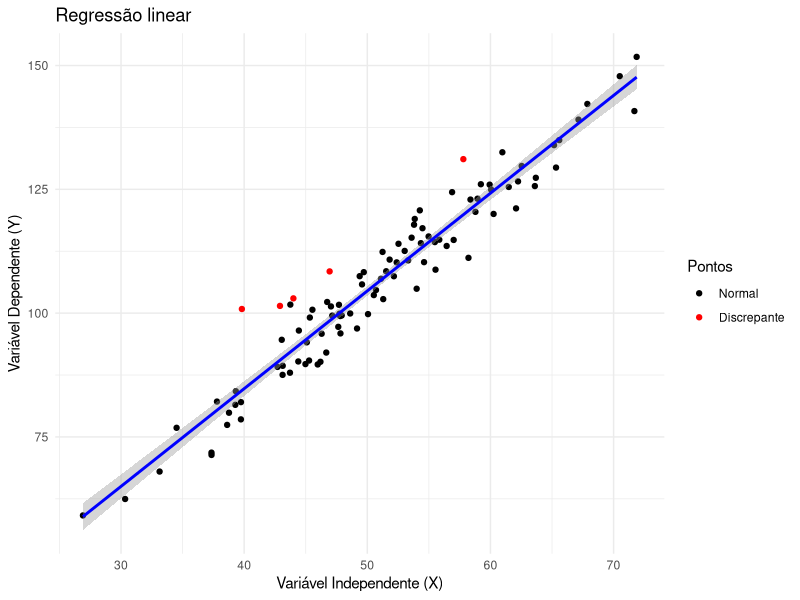

Here is the R script that generated this plot:
# Reprodutibilidade
set.seed(123)

# simulate X
X <- rnorm(100, mean = 50, sd = 10)

# simulate Y based on X
Y <- 5 + 2 * X + rnorm(100, mean = 0, sd = 5)

# create a dataframe
data <- data.frame(X, Y)

# create the regression model
model <- lm(Y ~ X, data = data)

# calcular resíduos padronizados
data$resid <- rstandard(model)

# marcar outliers (|resíduo padronizado| > 2)
data$outlier <- abs(data$resid) > 2

# plot the regression line e outliers
ggplot2::ggplot(data, ggplot2::aes(x = X, y = Y)) +
  ggplot2::geom_point(ggplot2::aes(color = outlier)) +
  ggplot2::scale_color_manual(values = c("black", "red"),
                              labels = c("Normal", "Discrepante"),
                              name = "Pontos") +
  ggplot2::geom_smooth(method = "lm", color = "blue") +
  ggplot2::labs(title = "Regressão linear",
                x = "Variável Independente (X)",
                y = "Variável Dependente (Y)") +
  ggplot2::theme_minimal()
